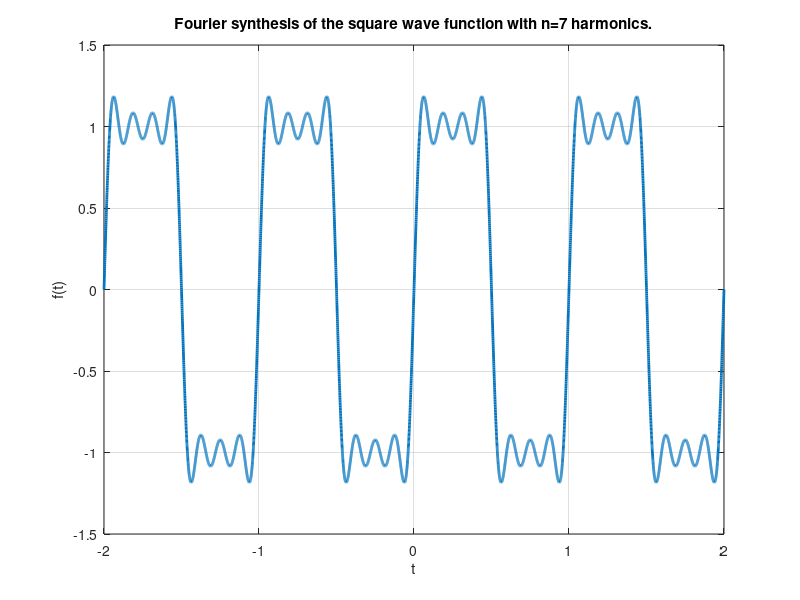

MATLAB code to generate this figure:
t = linspace(-2,2,10000);   % time
f = 0*t;                    % creates a zero valued function
 
N=7;                        % number of harmonics
for k=-N:1:N
 
    if(k==0)                % skip the zeroth term
        continue;
    end;
 
    C_k = ((1)/(pi*1i*k))*(1-exp(-pi*1i*k));    % computes the k-th Fourier coefficient of the exponential form
    f_k = C_k*exp(2*pi*1i*k*t);                 % k-th term of the series
    f = f + f_k;                                % adds the k-th term to f
 
end
 
plot(t, f, 'LineWidth', 2);
grid on;
xlabel('t');
ylabel('f(t)');
title(strcat('Fourier synthesis of the square wave function with n=', int2str(N), ' harmonics.' ));